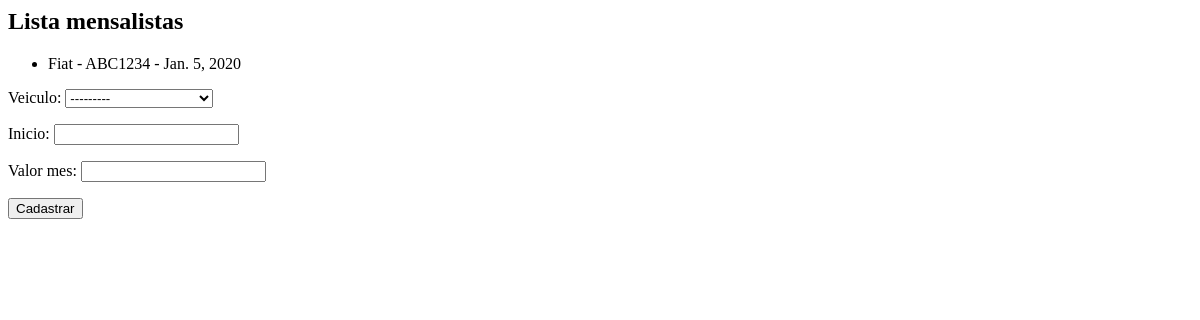
The app's page /core/mensalistas/, older data.
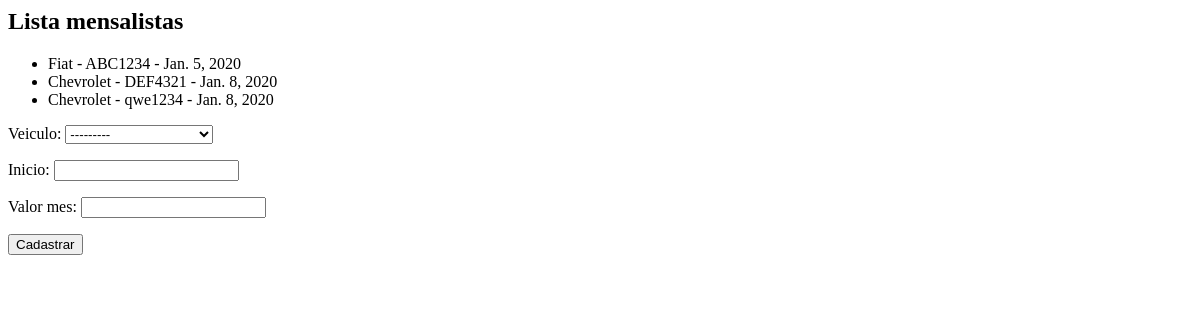
The same page, newer data.
### core/models.py (models this page shows, shortened)
class Mensalista(models.Model):
    veiculo      = models.ForeignKey(Veiculo, on_delete=models.PROTECT)
    inicio       = models.DateField()
    valor_mes    = models.DecimalField(max_digits=6, decimal_places=2)

class Veiculo(models.Model):
    marca           = models.ForeignKey(Marca, on_delete=models.PROTECT)
    placa           = models.CharField(max_length=7)
    proprietario    = models.ForeignKey(Pessoa, on_delete=models.PROTECT, blank=True, null=True) #Apenas para não precisar preencher na hora, mas depois verificar qual a necessidade disto >> blank=True,null=True,
    cor             = models.CharField(max_length=15)
    observacoes     = models.TextField()
    def __str__(self):
        return self.marca.nome + ' - ' + self.placa

class Marca(models.Model):
    nome            = models.CharField(max_length=50)

### core/views.py (the view)
# urls.py: path('mensalistas/', lista_mensalistas, name='core_lista_mensalistas'),
def lista_mensalistas(request):
    mensalistas = Mensalista.objects.all()
    form = MensalistaForm()
    data = {'mensalistas': mensalistas, 'form': MensalistaForm }
    return render(
        request, 'core/lista_mensalistas.html', data)

### core/templates/core/lista_mensalistas.html (shortened to what this page needs)
<h2>Lista mensalistas</h2>
<ul>
    {% for mensalista in mensalistas %}
        <li> {{ mensalista.veiculo }} - {{ mensalista.inicio }} </li>
    {% endfor %}
</ul>
<form action="{% url 'core_mensalista_novo' %}" method="POST">
    {{ form.as_p }}
    <button type="submit">Cadastrar</button>
</form>

Row changes from the older to the newer data that the page shows:
added Mensalista: veiculo "Chevrolet - DEF4321", inicio "Jan. 8, 2020"
added Mensalista: veiculo "Chevrolet - qwe1234", inicio "Jan. 8, 2020"
